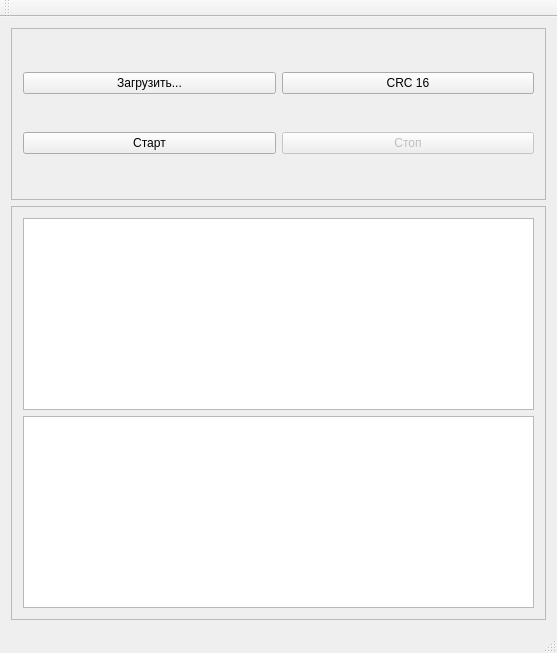
<?xml version="1.0" encoding="UTF-8"?>
<ui version="4.0">
 <class>MainWindow</class>
 <widget class="QMainWindow" name="MainWindow">
  <property name="geometry">
   <rect>
    <x>0</x>
    <y>0</y>
    <width>557</width>
    <height>653</height>
   </rect>
  </property>
  <property name="sizePolicy">
   <sizepolicy hsizetype="Expanding" vsizetype="Expanding">
    <horstretch>0</horstretch>
    <verstretch>0</verstretch>
   </sizepolicy>
  </property>
  <property name="windowTitle">
   <string>Клиентская БД</string>
  </property>
  <widget class="QWidget" name="centralWidget">
   <property name="sizePolicy">
    <sizepolicy hsizetype="Expanding" vsizetype="Expanding">
     <horstretch>0</horstretch>
     <verstretch>0</verstretch>
    </sizepolicy>
   </property>
   <layout class="QVBoxLayout" name="verticalLayout_3">
    <item>
     <layout class="QVBoxLayout" name="verticalLayout_2">
      <item>
       <widget class="QFrame" name="frame_1">
        <property name="sizePolicy">
         <sizepolicy hsizetype="Expanding" vsizetype="Expanding">
          <horstretch>0</horstretch>
          <verstretch>0</verstretch>
         </sizepolicy>
        </property>
        <property name="frameShape">
         <enum>QFrame::StyledPanel</enum>
        </property>
        <property name="frameShadow">
         <enum>QFrame::Raised</enum>
        </property>
        <layout class="QVBoxLayout" name="verticalLayout_4">
         <item>
          <layout class="QHBoxLayout" name="horizontalLayout_3">
           <item>
            <widget class="QPushButton" name="pbnLoadConfig">
             <property name="text">
              <string>Загрузить...</string>
             </property>
            </widget>
           </item>
           <item>
            <widget class="QPushButton" name="pbnCRC16">
             <property name="text">
              <string>CRC 16</string>
             </property>
            </widget>
           </item>
          </layout>
         </item>
         <item>
          <layout class="QHBoxLayout" name="horizontalLayout_2">
           <item>
            <widget class="QPushButton" name="bnStart">
             <property name="text">
              <string>Старт</string>
             </property>
            </widget>
           </item>
           <item>
            <widget class="QPushButton" name="bnStop">
             <property name="enabled">
              <bool>false</bool>
             </property>
             <property name="text">
              <string>Стоп</string>
             </property>
            </widget>
           </item>
          </layout>
         </item>
        </layout>
       </widget>
      </item>
      <item>
       <widget class="QFrame" name="frame_2">
        <property name="sizePolicy">
         <sizepolicy hsizetype="Expanding" vsizetype="Expanding">
          <horstretch>0</horstretch>
          <verstretch>0</verstretch>
         </sizepolicy>
        </property>
        <property name="frameShape">
         <enum>QFrame::StyledPanel</enum>
        </property>
        <property name="frameShadow">
         <enum>QFrame::Raised</enum>
        </property>
        <layout class="QHBoxLayout" name="horizontalLayout">
         <item>
          <layout class="QVBoxLayout" name="verticalLayout">
           <item>
            <widget class="QTableView" name="table">
             <property name="selectionMode">
              <enum>QAbstractItemView::SingleSelection</enum>
             </property>
             <property name="selectionBehavior">
              <enum>QAbstractItemView::SelectRows</enum>
             </property>
             <property name="cornerButtonEnabled">
              <bool>false</bool>
             </property>
             <attribute name="verticalHeaderVisible">
              <bool>false</bool>
             </attribute>
            </widget>
           </item>
           <item>
            <widget class="QTextEdit" name="textEdit"/>
           </item>
          </layout>
         </item>
        </layout>
       </widget>
      </item>
     </layout>
    </item>
   </layout>
  </widget>
  <widget class="QMenuBar" name="menuBar">
   <property name="geometry">
    <rect>
     <x>0</x>
     <y>0</y>
     <width>557</width>
     <height>21</height>
    </rect>
   </property>
  </widget>
  <widget class="QToolBar" name="mainToolBar">
   <attribute name="toolBarArea">
    <enum>TopToolBarArea</enum>
   </attribute>
   <attribute name="toolBarBreak">
    <bool>false</bool>
   </attribute>
  </widget>
  <widget class="QStatusBar" name="statusBar"/>
 </widget>
 <layoutdefault spacing="6" margin="11"/>
 <resources/>
 <connections/>
</ui>
